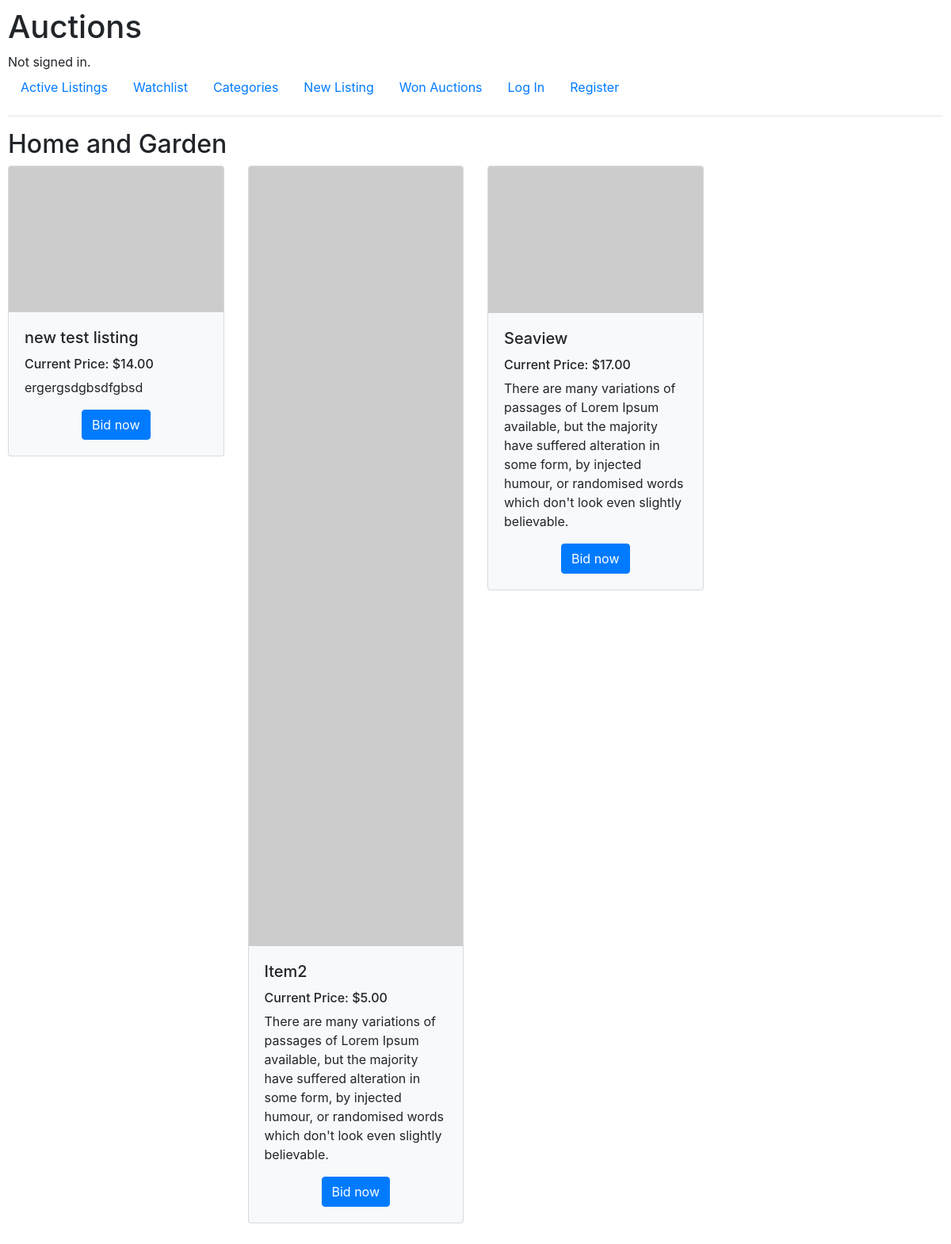
The page /categories/Home and Garden on the database its author committed.
### auctions/models.py (models this page shows, shortened)
class Listings(models.Model):
    title = models.CharField(max_length=64)
    description = models.TextField(max_length=500)
    sarting_bid = models.PositiveIntegerField(validators=[MinValueValidator(0)])
    image = models.URLField(null=True, blank=True)
    COLLECTIBLES = "Collectibles"
    FASHION = "Fashion"
    SPORTING_GOODS = "Sporting goods"
    ELECTRONICS = "Electronics"
    HOME_AND_GARDEN = "Home and Garden"
    TOYS_AND_HOBBIES = "Toys and Hobbies"
    ENTERTAINMENT = "Entertainment"
    MOTORS = "Motors"
    OTHER = "Other"
    CATEGORIES = [
        (COLLECTIBLES, "Collectibles"),
        (FASHION, "Fashion"),
        (SPORTING_GOODS, "Sporting goods"),
        (ELECTRONICS, "Electronics"),
        (HOME_AND_GARDEN, "Home and Garden"),
        (TOYS_AND_HOBBIES, "Toys and Hobbies"),
        (ENTERTAINMENT, "Entertainment"),
        (MOTORS, "Motors"),
        (OTHER, "Other")
    ]
    category = models.CharField(max_length=64, choices=CATEGORIES)
    user = models.ForeignKey(User, on_delete=models.CASCADE, blank="False", null=True)
    active = models.BooleanField(default=True)
    maximum_bid = models.IntegerField(null=True)

### auctions/views.py (the view)
# urls.py: path("categories/<str:category>", views.category_name, name="category_name"),
def category_name(request, category):
    listing = Listings.objects.filter(category=category)
    return render(request, "auctions/category_name.html", {
        "category_listings": listing,
        "category": category
    })

### auctions/templatetags/usd_filter.py (called while the page is built)
@register.filter
def usd(value):
    return f"${value:,.2f}"

### auctions/templates/auctions/category_name.html
{% extends "auctions/layout.html" %}
{% load usd_filter %}
{% block body %}
    <h2>{{ category }}</h2>
    <div class="row">
    {% for listing in category_listings %}
    <div class="col-sm-3">
        <div class="card bg-light mb-3">
            <img class="card-img-top" src="{{ listing.image }}"/>
            <div class="card-body">
                <h5 class="card-title">{{ listing.title }}</h5>
                {% if listing.maximum_bid %}
                <h6 class="card-text"> Current Price: {{ listing.maximum_bid | usd }}</h6>
                {% else %}
                <h6 class="card-text"> Current Price: {{ listing.sarting_bid | usd }}</h6>
                {% endif %}
                <p class="card-text">{{ listing.description }}</p>
                <div class="text-center"><a href="{% url 'listing' listing.title %}" class="btn btn-primary">Bid now</a></div>
            </div>
        </div>
        </div>
    {% endfor %}
    </div>
{% endblock %}

### auctions/static/auctions/styles.css (style rules this page uses)
body { padding: 10px; }

### rows shown on the page
Listings: title "new test listing", maximum_bid "$14.00", description "ergergsdgbsdfgbsd"
Listings: title "Item2", sarting_bid "$5.00", description "There are many variations of passages of Lorem Ipsum available, but the majority have suffered alteration in some form, by injected humour, or randomised words which don't look even slightly believable."
Listings: title "Seaview", sarting_bid "$17.00", description "There are many variations of passages of Lorem Ipsum available, but the majority have suffered alteration in some form, by injected humour, or randomised words which don't look even slightly believable."

### other values the page prints
{{ category }} "Home and Garden"
